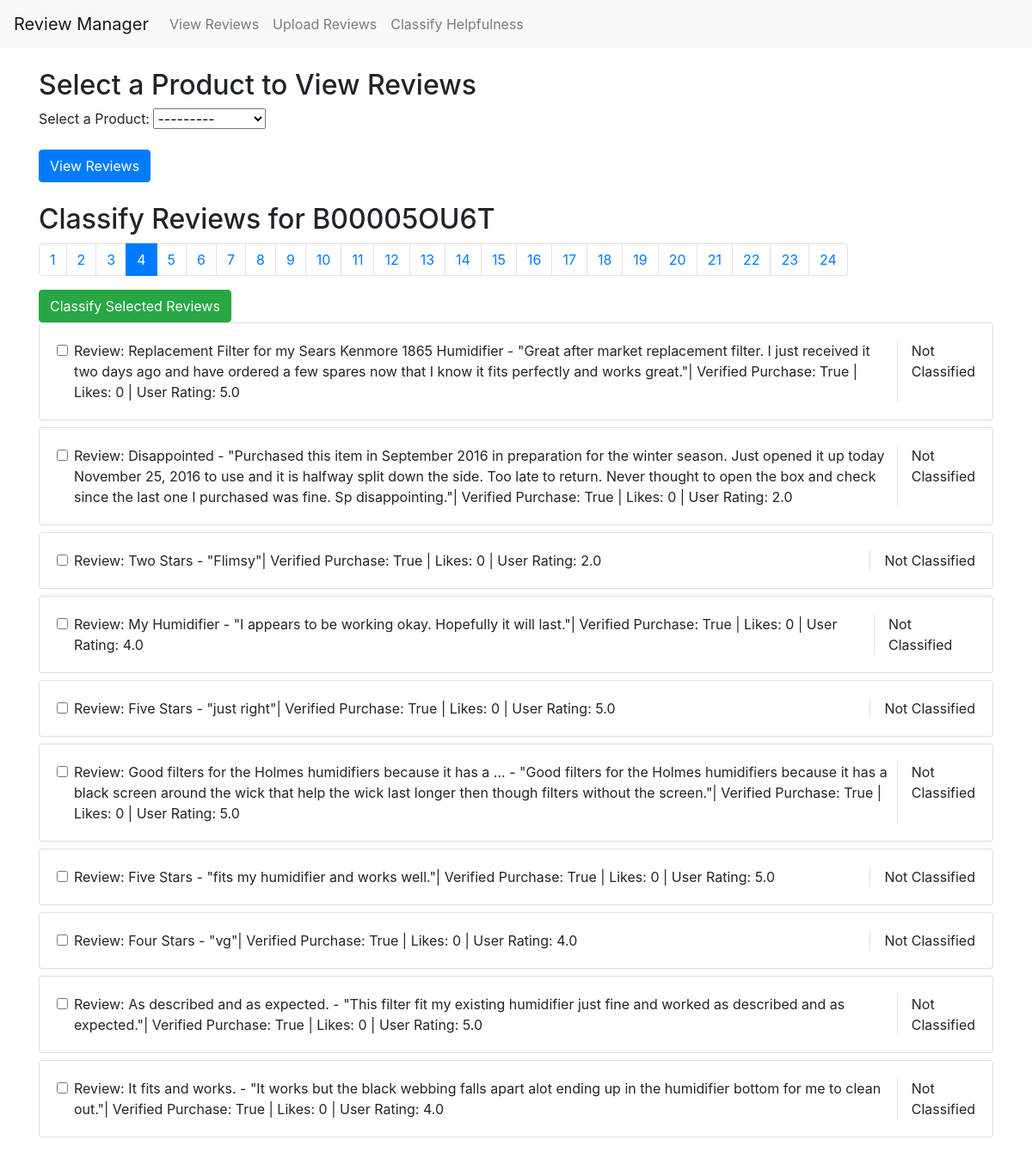
The page /reviews/classify_reviews/?page=4 (signed in) on the database its author committed.
### reviews/models.py (models this page shows, shortened)
class Product(models.Model):
    asin = models.CharField(max_length=100, unique=True)
    description = models.TextField(null=True, blank=True)
    embedding = models.JSONField(null=True)
    def __str__(self):
        return self.asin

class Review(models.Model):
    product = models.ForeignKey(Product, on_delete=models.CASCADE, related_name='reviews')
    overall = models.FloatField()
    vote = models.IntegerField(null=True, blank=True)
    verified = models.BooleanField()
    review_text = models.TextField()
    summary_text = models.TextField()
    helpfulness_classification = models.JSONField(blank=True, null=True)
    def get_review(self):
        template = (f' Review: {self.summary_text} - "{self.review_text}"'
                    f'| Verified Purchase: {self.verified} | Likes: {self.vote} | User Rating: {self.overall}')
        return template

### reviews/views.py (the view)
# urls.py: path('classify_reviews/', views.review_classification_view, name='classify_reviews'),
@require_http_methods(["GET", "POST"])
def review_classification_view(request):
    product_form = ProductSelectForm()
    review_form = None
    selected_product = None
    reviews_page = None
    if request.method == 'POST':
        selected_product_id = request.session.get('selected_product_id')
        if selected_product_id:
            selected_product = Product.objects.get(id=selected_product_id)
        if 'select_product' in request.POST:
            product_form = ProductSelectForm(request.POST)
            if product_form.is_valid():
                selected_product = product_form.cleaned_data['product']
                request.session['selected_product_id'] = selected_product.id
                reviews = Review.objects.filter(product=selected_product)
                paginator = Paginator(reviews, 10)  # 10 reviews per page
                reviews_page = paginator.get_page(1)
                review_form = ReviewSelectForm(initial={'reviews': reviews_page.object_list})
        elif 'classify' in request.POST:
            review_form = ReviewSelectForm(request.POST)
            if review_form.is_valid():
                if 'select_all' in request.POST:
                    selected_reviews = Review.objects.filter(product=selected_product)
                else:
                    selected_reviews = review_form.cleaned_data['reviews']
                reviews_to_classify = [review.get_review() for review in selected_reviews]
                classified_results = classify_reviews(reviews_to_classify,
                                                      'C:\\Users\\kaust\\PycharmProjects\\HonestReviewer\\HonestReviewer\\reviews\\templates\\classification_examples.json')
                for review, classification in zip(selected_reviews, classified_results):
                    review.helpfulness_classification = classification
                    review.save()
                messages.success(request, "Reviews classified successfully.")
                reviews = Review.objects.filter(product=selected_product)
                paginator = Paginator(reviews, 10)
                reviews_page = paginator.get_page(1)
                review_form = ReviewSelectForm(initial={'reviews': reviews_page.object_list})
    elif request.method == 'GET':
        selected_product_id = request.session.get('selected_product_id')  # Retrieve product from session
        if selected_product_id:
            selected_product = Product.objects.get(id=selected_product_id)  # Get the selected product
            page = request.GET.get('page')
            reviews = Review.objects.filter(product=selected_product)
            paginator = Paginator(reviews, 10)  # 10 reviews per page
            reviews_page = paginator.get_page(page)
    return render(request, 'review_classification.html', {
        'product_form': product_form,
        'review_form': review_form,
        'selected_product': selected_product,
        'reviews_page': reviews_page
    })

### reviews/forms.py
class ProductSelectForm(forms.Form):
    product = forms.ModelChoiceField(queryset=Product.objects.all(), required=True, label="Select a Product")

### reviews/templates/review_classification.html (shortened to what this page needs)
<!DOCTYPE html>
<html lang="en">
<head>
    <link href="https://stackpath.bootstrapcdn.com/bootstrap/4.5.2/css/bootstrap.min.css" rel="stylesheet">
</head>
<body>
{% extends 'base.html' %}
{% block content %}
<div class="container mt-4">
    <h2>Select a Product to View Reviews</h2>
    <form method="post" class="mb-4">
        <div class="form-group">
            {{ product_form.as_p }}
        </div>
        <button type="submit" name="select_product" class="btn btn-primary">View Reviews</button>
    </form>
    {% if reviews_page %}
    <h2>Classify Reviews for {{ selected_product }}</h2>
    <form method="post" class="mb-4">
        <nav aria-label="Page navigation">
            <ul class="pagination">
                {% for num in reviews_page.paginator.page_range %}
                <li class="page-item {% if reviews_page.number == num %}active{% endif %}">
                    <a href="?page={{ num }}" class="page-link">{{ num }}</a>
                </li>
                {% endfor %}
            </ul>
        </nav>
        <button type="submit" name="classify" class="btn btn-success">Classify Selected Reviews</button>
        {% for review in reviews_page %}
        <div class="card mb-2">
            <div class="card-body d-flex">
                <div class="form-check flex-grow-1">
                    <input class="form-check-input" type="checkbox" name="reviews" value="{{ review.id }}"
                           id="review{{ review.id }}">
                    <label class="form-check-label" for="review{{ review.id }}">
                        {{ review.get_review }}
                    </label>
                </div>
                <div class="border-left pl-3">
                    {% if review.helpfulness_classification %}
                    <strong>Classification:</strong>
                    <ul class="list-unstyled mb-0">
                        {{ review.helpfulness_classification }}%
                    </ul>
                    {% else %}
                    <span>Not Classified</span>
                    {% endif %}
                </div>
            </div>
        </div>
        {% endfor %}
    </form>
    {% endif %}
</div>
{% endblock %}

### rows shown on the page
Product: asin "B00005OU6T"
Review: get_review "Review: Replacement Filter for my Sears Kenmore 1865 Humidifier - \"Great after market replacement filter. I just received it two days ago and have ordered a few spares now that I know it fits perfectly and works great.\"| Verified Purchase: True | Likes: 0 | User Rating: 5.0", shows "Not Classified"
Review: get_review "Review: Disappointed - \"Purchased this item in September 2016 in preparation for the winter season. Just opened it up today November 25, 2016 to use and it is halfway split down the side. Too late to return. Never thought to open the box and check since the last one I purchased was fine. Sp disappointing.\"| Verified Purchase: True | Likes: 0 | User Rating: 2.0", shows "Not Classified"
Review: get_review "Review: Two Stars - \"Flimsy\"| Verified Purchase: True | Likes: 0 | User Rating: 2.0", shows "Not Classified"
Review: get_review "Review: My Humidifier - \"I appears to be working okay. Hopefully it will last.\"| Verified Purchase: True | Likes: 0 | User Rating: 4.0", shows "Not Classified"
Review: get_review "Review: Five Stars - \"just right\"| Verified Purchase: True | Likes: 0 | User Rating: 5.0", shows "Not Classified"
Review: get_review "Review: Good filters for the Holmes humidifiers because it has a ... - \"Good filters for the Holmes humidifiers because it has a black screen around the wick that help the wick last longer then though filters without the screen.\"| Verified Purchase: True | Likes: 0 | User Rating: 5.0", shows "Not Classified"
Review: get_review "Review: Five Stars - \"fits my humidifier and works well.\"| Verified Purchase: True | Likes: 0 | User Rating: 5.0", shows "Not Classified"
Review: get_review "Review: Four Stars - \"vg\"| Verified Purchase: True | Likes: 0 | User Rating: 4.0", shows "Not Classified"
Review: get_review "Review: As described and as expected. - \"This filter fit my existing humidifier just fine and worked as described and as expected.\"| Verified Purchase: True | Likes: 0 | User Rating: 5.0", shows "Not Classified"
Review: get_review "Review: It fits and works. - \"It works but the black webbing falls apart alot ending up in the humidifier bottom for me to clean out.\"| Verified Purchase: True | Likes: 0 | User Rating: 4.0", shows "Not Classified"

### other values the page prints
{{ num }} "1" "2" "3" "4" "5" "6" "7" "8" "9" "10" "11" "12" "13" "14" "15" "16" "17" "18" "19" "20" "21" "22" "23" "24"
